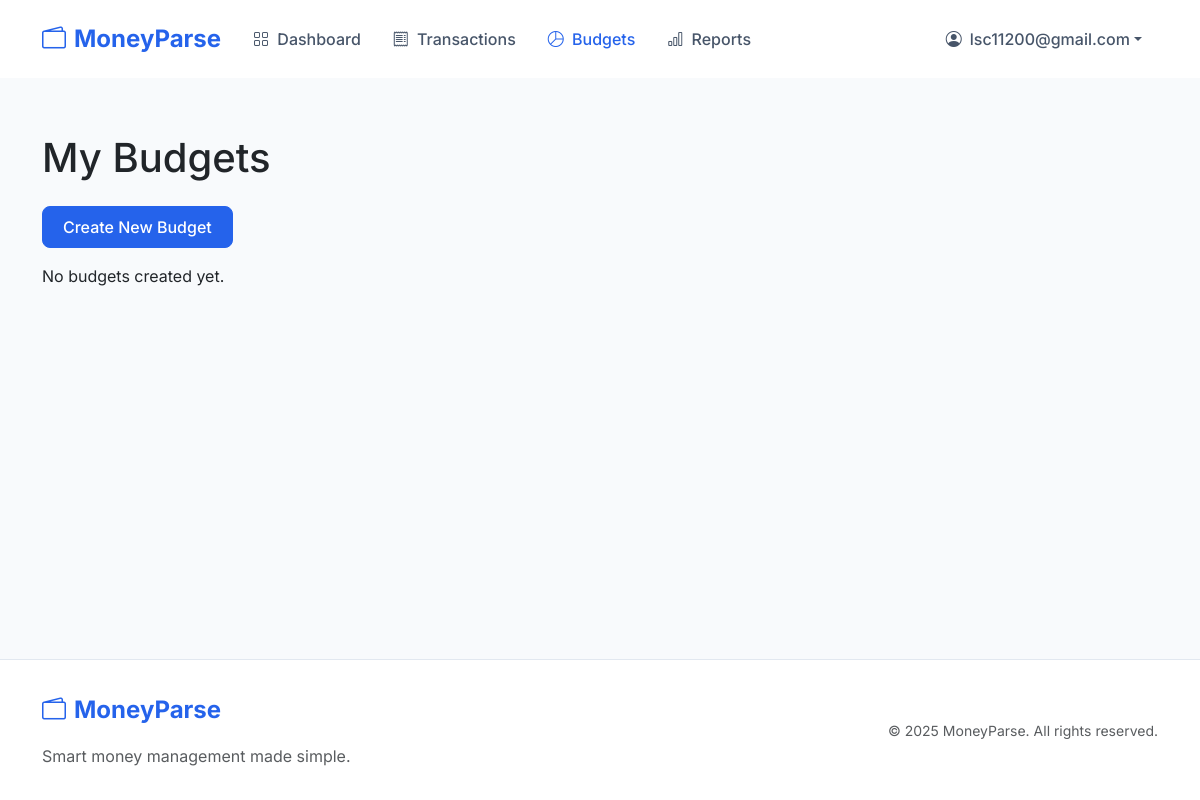
/budgets/ (signed in), run on an earlier commit of the app's database.
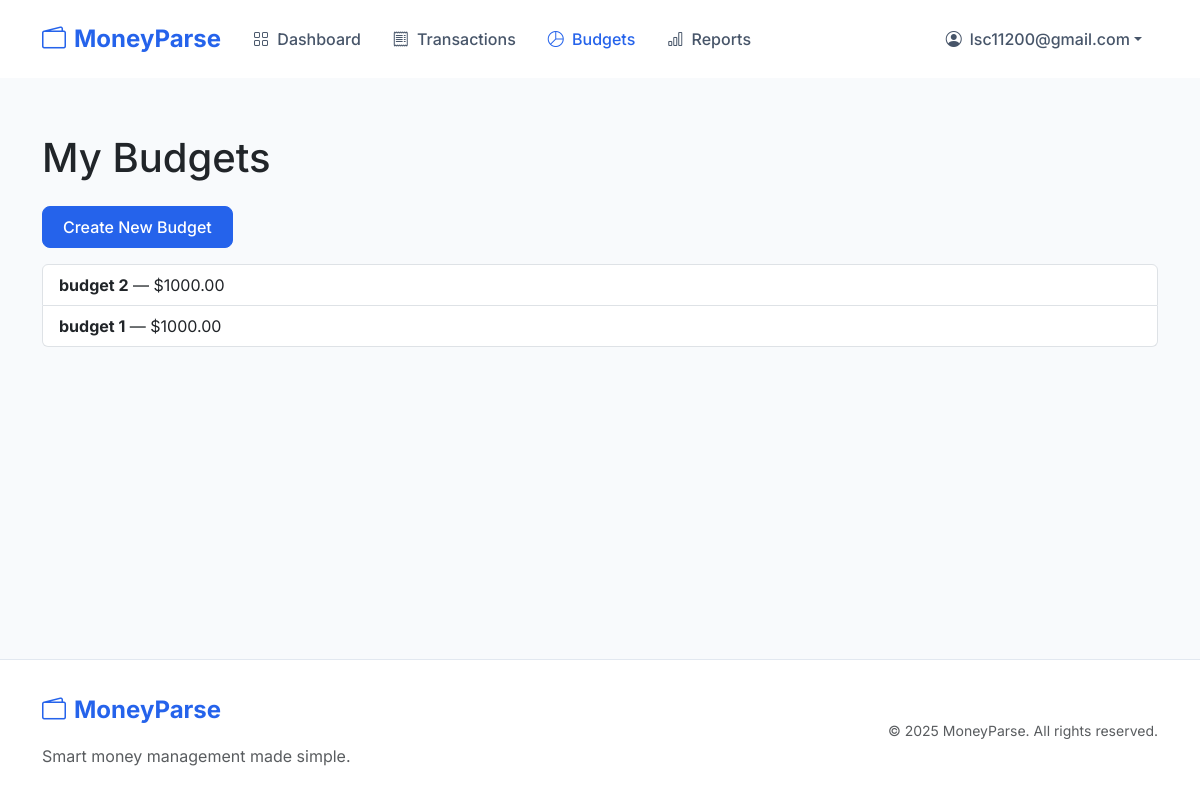
And on a later commit of the database.
### accounts/models.py (models this page shows, shortened)
class CustomUser(AbstractBaseUser, PermissionsMixin):
    email = models.EmailField(unique=True)
    date_joined = models.DateTimeField(default=timezone.now)
    is_active = models.BooleanField(default=True)
    is_staff = models.BooleanField(default=False)
    objects = CustomUserManager()
    USERNAME_FIELD = 'email'
    REQUIRED_FIELDS = []

### budgets/models.py (models this page shows, shortened)
class Budget(models.Model):
    user = models.ForeignKey(settings.AUTH_USER_MODEL, on_delete=models.CASCADE)
    name = models.CharField(max_length=100)
    description = models.TextField(blank=True)
    amount = models.DecimalField(max_digits=10, decimal_places=2)
    created_at = models.DateTimeField(auto_now_add=True)
    updated_at = models.DateTimeField(auto_now=True)
    class Meta:
        ordering = ['-created_at']
        indexes = [models.Index(fields=['user', '-created_at'])]

### budgets/views.py (the view)
# urls.py: path('', views.budget_list, name='budget_list'),
@login_required
def budget_list(request):
    budgets = Budget.objects.filter(user=request.user)\
        .prefetch_related('items')\
        .annotate(total_items=Sum('items__amount'))\
        .order_by('-created_at')
    return render(request, 'budgets/budget_list.html', {'budgets': budgets})

### templates/budgets/budget_list.html
{% extends "base.html" %}
{% block content %}
<div class="container py-4">
    <h1 class="mb-4">My Budgets</h1>
    <a href="{% url 'budget_create' %}" class="btn btn-primary mb-3">Create New Budget</a>
    {% if budgets %}
        <div class="list-group">
            {% for budget in budgets %}
                <a href="{% url 'budget_detail' budget.pk %}" class="list-group-item list-group-item-action">
                    <strong>{{ budget.name }}</strong> — ${{ budget.amount }}
                </a>
            {% endfor %}
        </div>
    {% else %}
        <p>No budgets created yet.</p>
    {% endif %}
</div>
{% endblock %}

### templates/base.html (shortened to what this page needs)
<!DOCTYPE html>
<html lang="en">
<head>
    <link href="https://cdn.jsdelivr.net/npm/bootstrap@5.3.0/dist/css/bootstrap.min.css" rel="stylesheet">
    <link rel="stylesheet" href="https://cdn.jsdelivr.net/npm/bootstrap-icons@1.11.0/font/bootstrap-icons.css">
</head>
<body>
    <nav class="navbar navbar-expand-lg navbar-light sticky-top">
        <div class="container">
            <a class="navbar-brand d-flex align-items-center" href="/">
                <i class="bi bi-wallet2 me-2"></i>
                MoneyParse
            </a>
            <div class="collapse navbar-collapse" id="navbarNav">
                <ul class="navbar-nav me-auto">
                    {% if user.is_authenticated %}
                    <li class="nav-item">
                        <a class="nav-link{% if request.resolver_match.url_name == 'dashboard' %} active{% endif %}" href="{% url 'dashboard' %}">
                            <i class="bi bi-grid me-1"></i> Dashboard
                        </a>
                    </li>
                    <li class="nav-item">
                        <a class="nav-link{% if request.resolver_match.url_name == 'transaction_list' %} active{% endif %}" href="{% url 'transaction_list' %}">
                            <i class="bi bi-receipt me-1"></i> Transactions
                        </a>
                    </li>
                    <li class="nav-item">
                        <a class="nav-link{% if request.resolver_match.url_name == 'budget_list' %} active{% endif %}" href="{% url 'budget_list' %}">
                            <i class="bi bi-pie-chart me-1"></i> Budgets
                        </a>
                    </li>
                    <li class="nav-item">
                        <a class="nav-link{% if request.resolver_match.url_name == 'report_home' %} active{% endif %}" href="{% url 'report_home' %}">
                            <i class="bi bi-bar-chart me-1"></i> Reports
                        </a>
                    </li>
                    {% endif %}
                </ul>
                <ul class="navbar-nav">
                    {% if user.is_authenticated %}
                    <li class="nav-item dropdown">
                        <a class="nav-link dropdown-toggle d-flex align-items-center" href="#" id="navbarDropdown" role="button" data-bs-toggle="dropdown">
                            <i class="bi bi-person-circle me-2"></i>
                            {{ user.email }}
                        </a>
                    </li>
                    {% endif %}
                </ul>
            </div>
        </div>
    </nav>
    <div class="main-content">
        {% block content %}{% endblock %}
    </div>
    <footer class="footer">
        <div class="container">
            <div class="row align-items-center">
                <div class="col-md-6 text-center text-md-start">
                    <a class="navbar-brand mb-3 d-inline-flex align-items-center" href="/">
                        <i class="bi bi-wallet2 me-2"></i>
                        MoneyParse
                    </a>
                    <p class="text-muted mb-0">Smart money management made simple.</p>
                </div>
                <div class="col-md-6 text-center text-md-end">
                    <small class="text-muted">&copy; {% now "Y" %} MoneyParse. All rights reserved.</small>
                </div>
            </div>
        </div>
    </footer>
</body>
</html>

### templates/base.html (style rules this page uses)
:root { --primary-color: #2563eb; --secondary-color: #1e40af; --success-color: #059669; --danger-color: #dc2626; --warning-color: #d97706; --info-color: #0891b2; }
body { font-family: 'Inter', system-ui, -apple-system, sans-serif; min-height: 100vh; display: flex; flex-direction: column; background-color: #f8fafc; }
.navbar { padding: 1rem 0; background: rgba(255, 255, 255, 0.95) !important; backdrop-filter: blur(10px); }
.navbar-brand { font-weight: 700; font-size: 1.5rem; color: var(--primary-color) !important; }
.nav-link { font-weight: 500; padding: 0.5rem 1rem !important; color: #475569 !important; transition: color 0.2s ease; }
.nav-link.active { color: var(--primary-color) !important; }
.btn { font-weight: 500; padding: 0.5rem 1.25rem; border-radius: 0.5rem; }
.btn-primary { background-color: var(--primary-color); border-color: var(--primary-color); }
.main-content { flex: 1; padding: 2rem 0; }
.footer { margin-top: auto; padding: 2rem 0; background-color: #fff; border-top: 1px solid #e2e8f0; }

What changed in the data, as far as the page shows it:
added Budget: name "budget 2", amount "1000.00"
added Budget: name "budget 1", amount "1000.00"
Also different on the page:
text no longer shown: "No budgets created yet."
